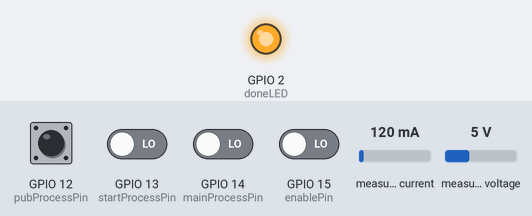
Bench run of a sketch on a simulated ESP8266 (NodeMCU). On the bench: output pins drawn as LEDs (lit = HIGH). Wiring (inferred from the names in the program): INA219 current sensor at I2C address 0x40. Inputs (shaded band) come from the test bench; at power-on: GPIO 12 (pubProcessPin), GPIO 13 (startProcessPin), GPIO 14 (mainProcessPin), GPIO 15 (enablePin) LOW, measured current 120 mA, measured voltage 5 V. What the sketch prints to the serial monitor is not drawn.

Above: at 1.2 s.
1.3 s: GPIO 12 (pubProcessPin) driven HIGH
2.8 s: GPIO 15 (enablePin) driven HIGH
4.3 s: GPIO 13 (startProcessPin) driven HIGH and GPIO 14 (mainProcessPin) driven HIGH
5.8 s: measured current set to 40 mA
7.3 s: measured voltage set to 0.3 V
9.2 s: GPIO 12 (pubProcessPin) pulsed LOW 2 times (0.12 s each, 0.3 s apart)
Timing chart, 0 to 12.2 s (numbered marks = the images above; inputs shaded):
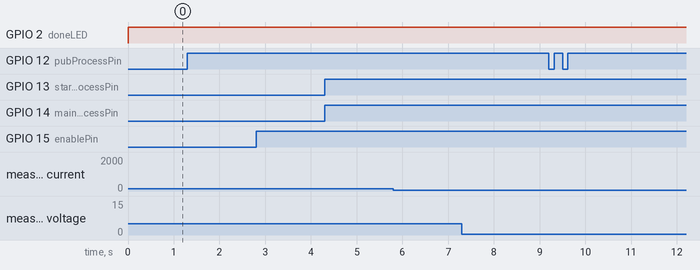

The sketch:

measurementNode.ino
```cpp
#include <Arduino.h>
#include <Wire.h>

#define CALIB_VALUE         (20420)          // the calibration value
#define CURRENT_LSB         (20)             // uA per bit
#define SHUNT_VOLTAGE_LSB   (10)             // uV per bit
#define BUS_VOLTAGE_LSB     (4)              // mV per bit
#define POWER_LSB           (20*CURRENT_LSB) // uW per bit
#define CONFIG_VALUE        ( INA219_CONFIG_BV_MAX_16V \
                            | INA219_CONFIG_GAIN_2_80MV \
                            | INA219_CONFIG_BV_ADC_12BIT \
                            | INA219_CONFIG_SV_ADC_12BIT_1S_532US \
                            | INA219_CONFIG_MODE_SV_BV_CONTINUOUS )

const byte INA219_I2C_ADDR = 0b1000000; // 0x40 (7-bit I2C slave address)
// Default: A0=A1=GND (with on-board pull-down resistors)
// if the solder jumper is bridged -> logic '1'.
// A1=0,A0=0 => 0x40, A1=0,A0=1 => 0x41, A1=1,A0=0 => 0x44, and A1=1,A0=1 => 0x45

#define INA219_REG_CONFIG                    (0x00)
#define INA219_REG_SHUNT_VOLTAGE             (0x01)
#define INA219_REG_BUS_VOLTAGE               (0x02)
#define INA219_REG_POWER                     (0x03)
#define INA219_REG_CURRENT                   (0x04)
#define INA219_REG_CALIBRATION               (0x05)

#define INA219_CONFIG_GAIN_1_40MV            (0x0000)  // Gain 1, 40mV Range
#define INA219_CONFIG_GAIN_2_80MV            (0x0800)  // Gain 2, 80mV Range
#define INA219_CONFIG_GAIN_4_160MV           (0x1000)  // Gain 4, 160mV Range
#define INA219_CONFIG_GAIN_8_320MV           (0x1800)  // Gain 8, 320mV Range

#define INA219_CONFIG_RST                    (0x8000)  // Soft Reset Bit
#define INA219_CONFIG_BV_MAX_16V             (0x0000)  // 16V Bus Voltage Full Range
#define INA219_CONFIG_BV_MAX_32V             (0x2000)  // 32V Bus Voltage Full Range
#define INA219_CONFIG_BV_ADC_12BIT           (0x0400)  // 12-bit Bus Voltage Sampling
#define INA219_CONFIG_SV_ADC_12BIT_1S_532US  (0x0018)  // 1x 12-bit Shunt Voltage Sampling
#define INA219_CONFIG_MODE_SV_BV_CONTINUOUS  (0x0007)  // Continuous Shunt & Bus Voltage Sampling

void INA219_readReg( uint8_t i2c_addr, uint8_t reg, uint16_t *value ) {
  uint8_t buf[2];
  uint8_t count = 0;

  Wire.beginTransmission( i2c_addr );
  Wire.write( reg );  // write the register address
  Wire.endTransmission();
  delayMicroseconds( 500 );
  Wire.requestFrom( i2c_addr, (uint8_t) 2 ); // read two bytes
  while ( Wire.available() && (count < 2) ) {
    buf[ count++ ] = Wire.read();
  }
  Wire.endTransmission();
  *value = ((uint16_t)buf[0]) << 8 | buf[1];
}

void INA219_writeReg( uint8_t i2c_addr, uint8_t reg, uint16_t value ) {
  Wire.beginTransmission( i2c_addr );
  Wire.write( reg );          // write the register address
  Wire.write( value >> 8 );   // write the higher byte
  Wire.write( value & 0xff ); // write the lower byte
  Wire.endTransmission();
}

void IN219_config() {
  uint16_t value;
  // Perform the soft reset
  value = INA219_CONFIG_RST;
  INA219_writeReg( INA219_I2C_ADDR, INA219_REG_CONFIG, value );
  delay(1);

  // Set the calibration register
  value = CALIB_VALUE;
  INA219_writeReg( INA219_I2C_ADDR, INA219_REG_CALIBRATION, value );

  // Set the config register
  value = CONFIG_VALUE;
  INA219_writeReg( INA219_I2C_ADDR, INA219_REG_CONFIG, value );
}

int32_t INA219_getShuntVoltage() { // in uV
  uint16_t value;
  INA219_readReg( INA219_I2C_ADDR, INA219_REG_SHUNT_VOLTAGE, &value );
  return ((int16_t)value) * (int32_t)SHUNT_VOLTAGE_LSB;
}

int16_t INA219_getBusVoltage() { // in mV
  uint16_t value;
  INA219_readReg( INA219_I2C_ADDR, INA219_REG_BUS_VOLTAGE, &value );
  return (((int16_t)value >> 3) * BUS_VOLTAGE_LSB /*mV*/ );
}

int32_t INA219_getCurrent() { // in uA step
  uint16_t value;
  INA219_readReg( INA219_I2C_ADDR, INA219_REG_CURRENT, &value );
  return ((int16_t)value) * (int32_t)CURRENT_LSB;
}

int32_t INA219_getPower() { // Load Power = Current * Bus Voltage
  uint16_t value;
  INA219_readReg( INA219_I2C_ADDR, INA219_REG_POWER, &value);
  return (((int16_t)value) * (int32_t)POWER_LSB) / 1000;
}

// set testing variable
#define mainProcessPin 14            // D5 pin
#define pubProcessPin 12            //D6 pin
#define startProcessPin  13            // D7 pin
#define enablePin 15                // D8 pin
#define scl 5                     // D1 pin
#define sda 4                     // D2 pin
#define doneLED 2                 // D4
int mainState = 0;
int pubState = 0;
char sbuf[32];
int32_t currentSum = 0;
int32_t voltageSum = 0;
int count = 0;
int countTest = 0;
static unsigned long stateTime = millis();
uint8_t isStart = 0;

void mainProcess(){
  if(digitalRead(startProcessPin)){
    if(stateTime != millis()){
      stateTime = millis();
      Serial.print(mainState);
      Serial.print("m,\t");
      Serial.println(millis());
      mainState++;
    }
  }else{
    mainState = 0;
  }
}

void pubProcess(){
  if(digitalRead(startProcessPin)){
    if(pubState != 0){
      Serial.print(pubState);
      Serial.print("s,\t");
      Serial.println(millis());
    }
    pubState++;
  }else{
    // Serial.print(pubState);
    Serial.print("sleep,\t");
    Serial.println(millis());
    pubState = 0;
    countTest++;
  }
}

void setup() {
  // WiFi.mode(WIFI_OFF);
  Serial.begin(921600); // use serial port
  pinMode(startProcessPin, INPUT);
  pinMode(enablePin, INPUT);
  pinMode(doneLED, OUTPUT);
  digitalWrite(doneLED, LOW);
  Wire.begin(sda, scl); // use I2C port
  IN219_config();
  attachInterrupt(mainProcessPin, mainProcess, CHANGE);
  attachInterrupt(pubProcessPin, pubProcess, CHANGE);
}

void loop(){
  if(digitalRead(enablePin) && countTest < 20){
    if(isStart == 0){
      Serial.print("start,\t");
      Serial.println(millis());
      isStart = 1;
    }
    static unsigned long samplingTime = millis();
    if (millis() - samplingTime >= 5) {
      voltageSum += INA219_getBusVoltage();
      currentSum += INA219_getCurrent() / 100;
      samplingTime += 5;
      count++;
    }
    if (count == 2) {
      currentSum /= count;
      voltageSum /= count;
      sprintf( sbuf, "%3d.%d,", (int16_t)(currentSum / 10), (int16_t)(abs(currentSum) % 10) );
      Serial.print(sbuf);
      sprintf( sbuf, "%4d, \n", voltageSum );
      Serial.print(sbuf);
      voltageSum = 0;
      currentSum = 0;
      count = 0;
    }
  }else{
    if(countTest >= 20){
      detachInterrupt(mainProcessPin);
      detachInterrupt(pubProcessPin);
    }
    digitalWrite(doneLED, HIGH);
  }
}
```

Measured:
- after the input at 1.3 s, every drawn part: stays the same
- after the input at 2.8 s, every drawn part: stays the same
- after the input at 4.3 s, every drawn part: stays the same
- after the input at 5.8 s, every drawn part: stays the same
- after the input at 7.3 s, every drawn part: stays the same
- after the input at 9.2 s, every drawn part: stays the same
